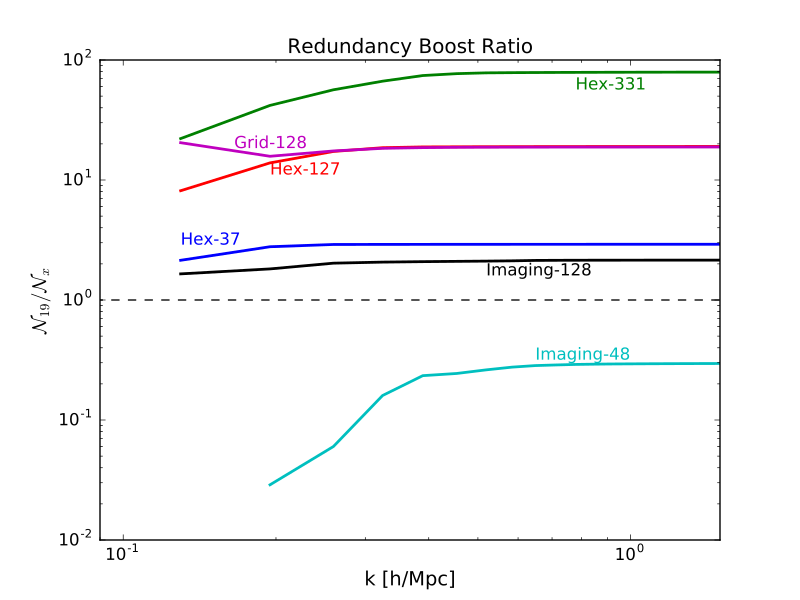

Generate this figure with Python:
import numpy as np
import matplotlib.pyplot as plt

h127=np.load('h127drift_mod_0.158.npz')
h19=np.load('h19.drift_mod_0.158.npz')
h350=np.load('h350drift_mod_0.158.npz')
h37=np.load('h37drift_mod_0.158.npz')
lofar=np.load('lofar_coredrift_mod_0.158.npz')
mwa=np.load('mwa128drift_mod_0.158.npz')
paper=np.load('paper128drift_mod_0.158.npz')
h331=np.load('h331drift_mod_0.158.npz')

D_lofar = 30.75
D_hera = 14.0
D_mwa = 2.32*2.
D_paper = 1.18*2.

#plt.figure('T_errs')
#plt.semilogy(h127['ks'],h127['T_errs'],label='h127')
#plt.semilogy(h19['ks'],h19['T_errs'],label='h19')
#plt.semilogy(h37['ks'],h37['T_errs'],label='h37')
#plt.semilogy(h350['ks'],h350['T_errs'],label='h350')
#plt.semilogy(lofar['ks'],lofar['T_errs'],label='lofar')
#plt.semilogy(mwa['ks'],mwa['T_errs'],label='mwa')
#plt.semilogy(paper['ks'],paper['T_errs'],label='paper')

def plotPwr(p=2,title='-',ylabel='-'):
    N37_19    = (D_hera/D_hera)**p*(h19['T_errs']/h37['T_errs'])
    N127_19   = (D_hera/D_hera)**p*(h19['T_errs']/h127['T_errs'])
    N331_19   = (D_hera/D_hera)**p*(h19['T_errs']/h331['T_errs'])
    N350_19   = (D_hera/D_hera)**p*(h19['T_errs']/h350['T_errs'])
    Nmwa_19   = (D_hera/D_mwa)**p*(h19['T_errs']/mwa['T_errs'])
    Nlofar_19 = (D_hera/D_lofar)**p*(h19['T_errs']/lofar['T_errs'])
    Npaper_19 = (D_hera/D_paper)**p*(h19['T_errs']/paper['T_errs'])
    
    clr = ['b','r','g','k','c','m','g']
    yshift = [1.35,0.8,0.8,0.76,1.12,1.17,0.72]
    if p==2:
	lbl = ['Hex-37','Hex-127','Hex-split350','Imaging-128','Imaging-48','Grid-128','Hex-331']
    else:
        lbl = ['HERA-37','HERA-127','HERA-350','MWA-128','LOFAR-Core','PAPER-128','HERA-331'] 
    plt.figure(p+1)
    i=0
    plt.loglog(h19['ks'],N37_19,label='37/19',color=clr[i],lw=2)
    plt.text(h19['ks'][1],N37_19[1]*yshift[i],lbl[i],color=clr[i])
    i=1
    plt.loglog(h19['ks'],N127_19,label='127/19',color=clr[i],lw=2)
    plt.text(h19['ks'][2],N127_19[2]*yshift[i],lbl[i],color=clr[i])
    if p==0:
        i=2
        plt.loglog(h19['ks'],N350_19,label='350/19',color=clr[i],lw=2)
        plt.text(h19['ks'][5],N350_19[5]*yshift[i],lbl[i],color=clr[i])
    i=3
    plt.loglog(h19['ks'],Nmwa_19,label='mwa/19',color=clr[i],lw=2)
    plt.text(h19['ks'][7],Nmwa_19[7]*yshift[i],lbl[i],color=clr[i])
    i=4
    plt.loglog(h19['ks'],Nlofar_19,label='lofar/19',color=clr[i],lw=2)
    plt.text(h19['ks'][9],Nlofar_19[9]*yshift[i],lbl[i],color=clr[i])
    i=5
    plt.loglog(h19['ks'],Npaper_19,label='paper/19',color=clr[i],lw=2)
    plt.text(h19['ks'][2]*0.85,Npaper_19[2]*yshift[i],lbl[i],color=clr[i])
    if p==2:
        i=6
        plt.loglog(h19['ks'],N331_19,label='331/19',color=clr[i],lw=2)
        plt.text(h19['ks'][11],N331_19[11]*yshift[i],lbl[i],color=clr[i])
    
    plt.loglog([h19['ks'][0],h19['ks'][-1]],[1.0,1.0],'k--')
    plt.title(title)
    plt.xlabel('k [h/Mpc]',fontsize=14)
    plt.ylabel(ylabel,fontsize=14)
    plt.axis(xmin=0.09,xmax=1.5)
    #plt.legend()

plotPwr(0,'Sensitivity Ratio',r'$\Delta_{19}^2/\Delta_x^2$')
#plotPwr(1)
plotPwr(2,'Redundancy Boost Ratio',r'$\mathcal{N}_{19}/\mathcal{N}_{x}$')
